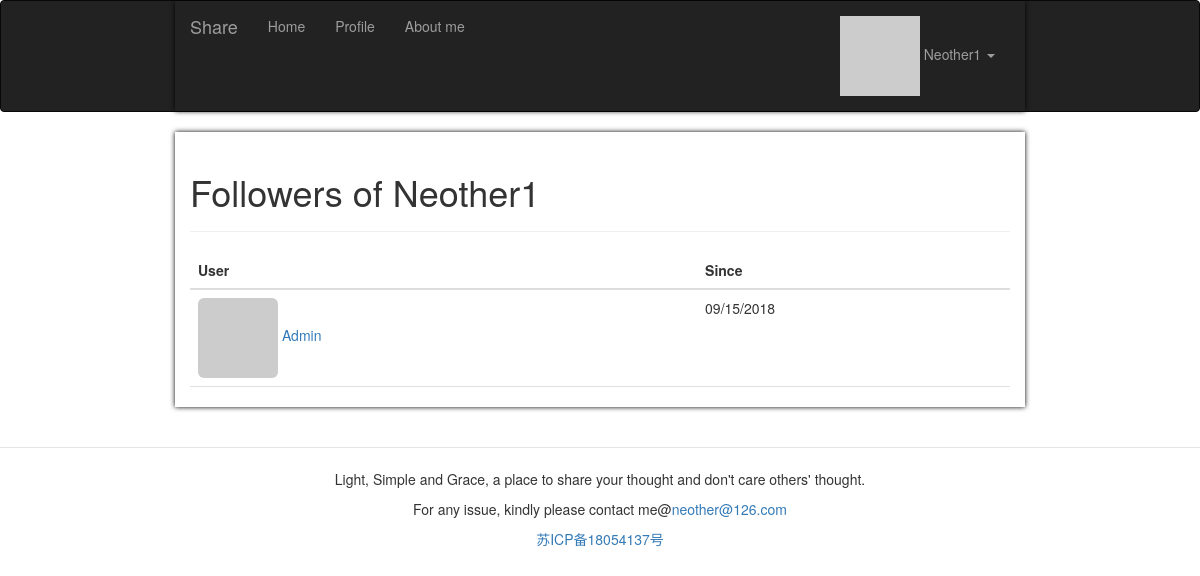
Page /followed_by/Neother1 (signed in) on the earlier database version.
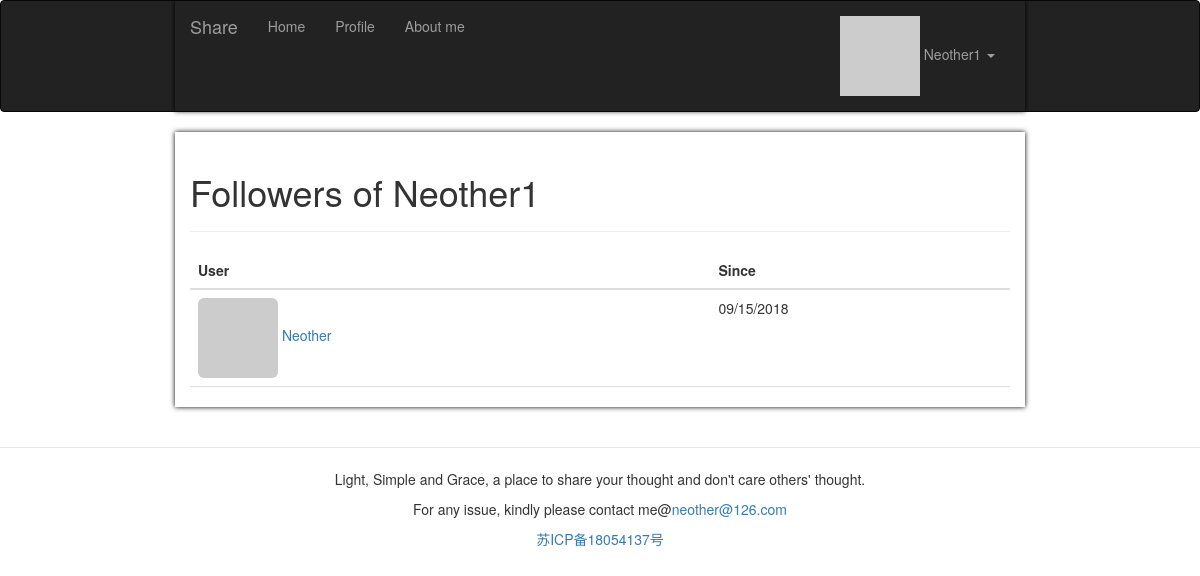
Same page on the later database version.
### app/models.py (models this page shows, shortened)
class Follow(db.Model):
    __tablename__ = 'follows'
    follower_id = db.Column(
        db.Integer, db.ForeignKey('users.id'), primary_key=True)
    followed_id = db.Column(
        db.Integer, db.ForeignKey('users.id'), primary_key=True)
    timestamp = db.Column(db.DateTime, default=datetime.utcnow)

class User(UserMixin, db.Model):
    __tablename__ = 'users'
    id = db.Column(db.Integer, primary_key=True)
    email = db.Column(db.String(64), unique=True, index=True)
    username = db.Column(db.String(64), unique=True, index=True)
    password_hash = db.Column(db.String(128))
    role_id = db.Column(db.Integer, db.ForeignKey('roles.id'))
    confirmed = db.Column(db.Boolean, default=False)
    showaboutme = db.Column(db.Boolean, default=False)
    location = db.Column(db.String(64))
    about_me = db.Column(db.Text())
    member_since = db.Column(db.DateTime(), default=datetime.utcnow)
    last_seen = db.Column(db.DateTime(), default=datetime.utcnow)
    avatar_hash = db.Column(db.String(32))
    posts = db.relationship('Post', backref='author',
                            lazy='dynamic', cascade='all, delete-orphan')
    comments = db.relationship('Comment', backref='author', lazy='dynamic')
    followed = db.relationship('Follow', foreign_keys=[Follow.follower_id], backref=db.backref(
        'follower', lazy='joined'), lazy='dynamic', cascade='all, delete-orphan')
    followers = db.relationship('Follow', foreign_keys=[Follow.followed_id], backref=db.backref(
        'followed', lazy='joined'), lazy='dynamic', cascade='all, delete-orphan')
    @property
    def password(self):
        raise AttributeError('password is not a readable attribute')
    @login_manager.user_loader
    def load_user(user_id):
        return User.query.get(int(user_id))
    def can(self, perm):
        return self.role is not None and self.role.has_permission(perm)
    def is_administrator(self):
        return self.can(Permission.ADMIN)
    def ping(self):
        self.last_seen = datetime.utcnow()
        db.session.add(self)
    def gravatar_hash(self):
        return hashlib.md5(self.email.lower().encode('utf-8')).hexdigest()
    def gravatar(self, size=100, default='identicon', rating='g'):
        url = 'https://secure.gravatar.com/avatar'
        hash = self.avatar_hash or self.gravatar_hash()
        return '{url}/{hash}?s={size}&d={default}&r={rating}'.format(
            url=url, hash=hash, size=size, default=default, rating=rating)

### app/main/views.py (the view)
@main.route('/followed_by/<username>')
@login_required
def followed_by(username):
    user = User.query.filter_by(username=username).first()
    follows = user.followed
    return render_template('followed.html', user=user, title="Followers of", follows=follows)

### app/auth/views.py (called while the page is built)
@auth.before_app_request
def before_request():
    if current_user.is_authenticated:
        current_user.ping()
        if not current_user.confirmed \
                and request.blueprint != 'auth' \
                and request.endpoint != 'static':
            return redirect(url_for('auth.unconfirmed'))

### app/main/__init__.py (called while the page is built)
@main.app_context_processor
def inject_permissions():
    return dict(Permission=Permission)

### app/models.py (called while the page is built)
    def has_permission(self, perm):
        return self.permissions & perm == perm

### app/templates/followed.html (shortened to what this page needs)
{% extends "base.html" %}
{% import "_macros.html" as macros %}
{% block page_content %}
<div class="page-header">
    <h1>{{ title }} {{ user.username }}</h1>
</div>
<table class="table table-hover followers">
    <thead><tr><th>User</th><th>Since</th></tr></thead>
    {% for follow in follows %}
    <tr>
        <td>
            <a href="{{ url_for('.user', username = follow.followed.username) }}">
                <img class="img-rounded" src="{{ follow.followed.gravatar(size=32) }}">
                {{ follow.followed.username }}
            </a>
        </td>
        <td>{{ moment(follow.timestamp).format('L') }}</td>
    </tr>
    {% endfor %}
</table>
{% endblock %}

Differences in the rows shown:
changed through a linked row, Follow: followed.username "Admin" → "Neother"
